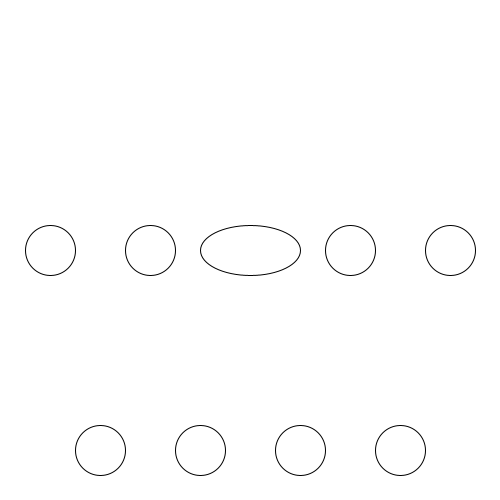
Frame 1 (no input)
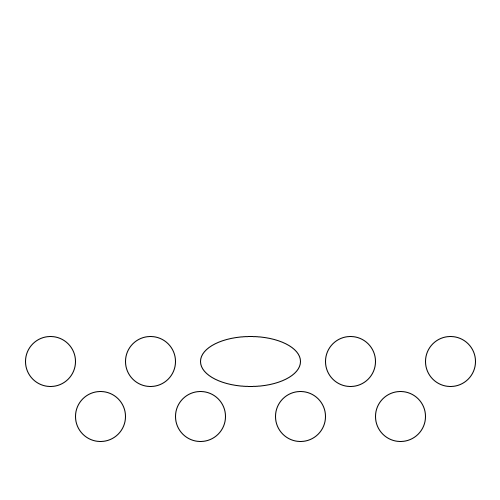
Frame 60 (the mouse pressed at the canvas centre just before this capture)
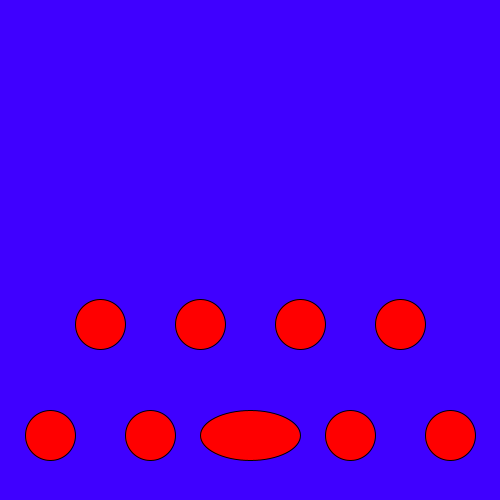
Frame 120 (the mouse held since frame 60 and released just before this capture)

The Processing sketch that drew these frames (run headless with seeded random() and noise(); from frame 60 on, the mouse is pressed at the canvas centre):

// Processing sketch: processing_174308
// ── processing_174308.pde

float speed = 0;
 
void setup()
{
  size(500,500);
  smooth();
  colorMode(HSB,360,100,100);
}
 
void draw()
{
  background(255,mouseY,255);
   
  translate(width/2,height/2);
  ellipse(0,sin(speed)*200,100,50);
  ellipse(-50,cos(speed)*200,50,50);
  ellipse(+50,cos(speed)*200,50,50);
  ellipse(-100,sin(speed)*200,50,50);
  ellipse(+100,sin(speed)*200,50,50);
  ellipse(-150,cos(speed)*200,50,50);
  ellipse(+150,cos(speed)*200,50,50);
  ellipse(-200,sin(speed)*200,50,50);
  ellipse(+200,sin(speed)*200,50,50);
  fill(359,mouseY,100);
  fill(359,mouseY,100);
  fill(0,mouseY,255);
  speed += .01;
   
}
